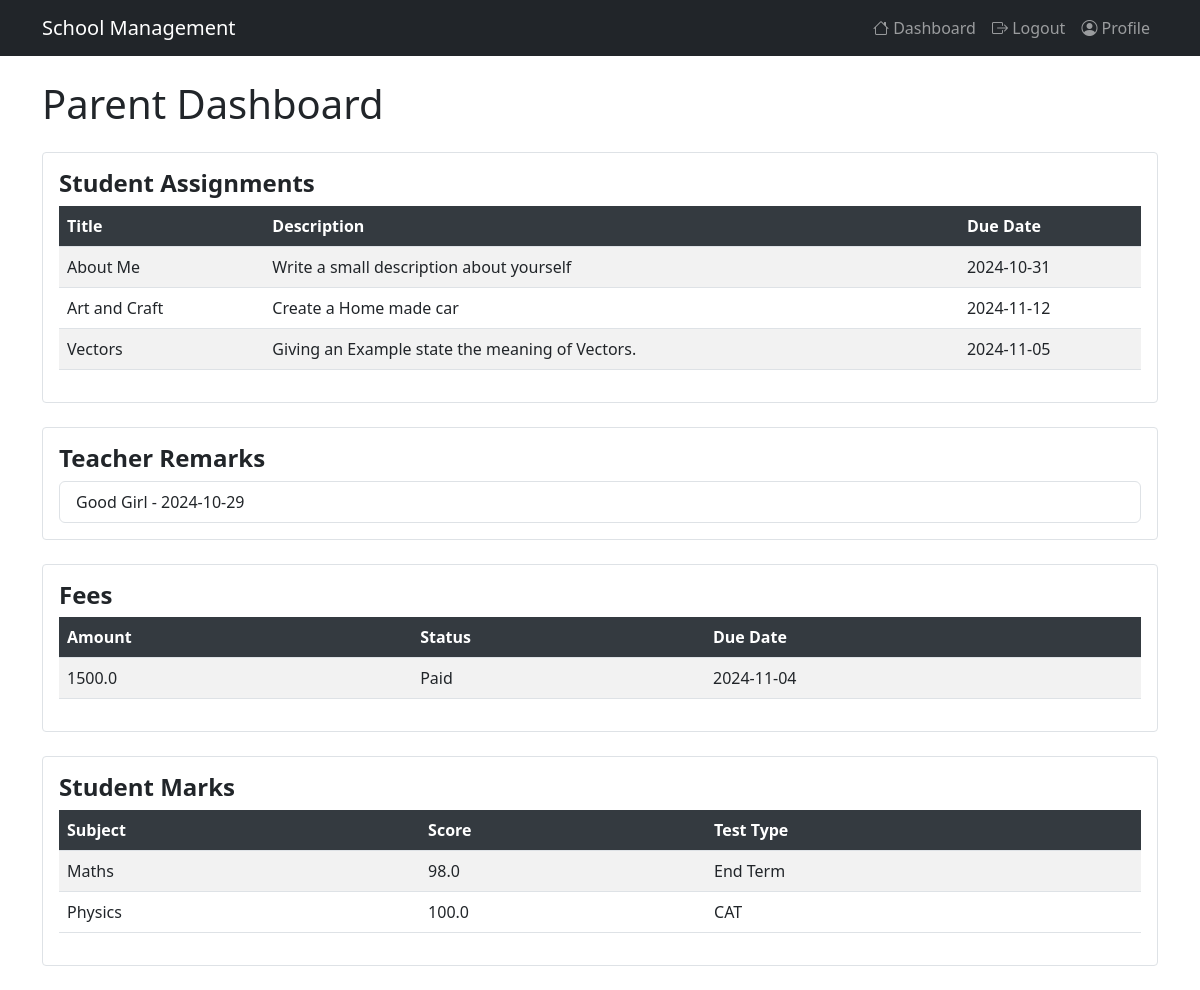
Screenshot of /parent_dashboard (signed in) with the database file from the repository.
### models.py (models this page shows)
class Assignment(db.Model):
    id = db.Column(db.Integer, primary_key=True)
    title = db.Column(db.String(150), nullable=False)
    description = db.Column(db.Text, nullable=False)
    due_date = db.Column(db.Date, nullable=False)
    teacher_id = db.Column(db.Integer, db.ForeignKey('teacher.id'), nullable=False)
    student_id = db.Column(db.Integer, db.ForeignKey('student.id'), nullable=True)  # For individual or all students
    student = db.relationship('Student', backref='assignments', lazy=True)

class Remark(db.Model):
    id = db.Column(db.Integer, primary_key=True)
    student_id = db.Column(db.Integer, db.ForeignKey('student.id'), nullable=False)
    teacher_id = db.Column(db.Integer, db.ForeignKey('teacher.id'), nullable=False)
    text = db.Column(db.Text, nullable=False)
    created_at = db.Column(db.DateTime, default=datetime.utcnow)

class Fee(db.Model):
    id = db.Column(db.Integer, primary_key=True)
    student_id = db.Column(db.Integer, db.ForeignKey('student.id'), nullable=False)
    amount_due = db.Column(db.Float, nullable=False)
    amount_paid = db.Column(db.Float, default=0.0)
    due_date = db.Column(db.Date, nullable=False)
    status = db.Column(db.String(20), default="Pending")  # Status options: Pending, Paid, Overdue
    student = db.relationship('Student', back_populates='fees')

class Mark(db.Model):
    id = db.Column(db.Integer, primary_key=True)
    student_id = db.Column(db.Integer, db.ForeignKey('student.id'), nullable=False)
    teacher_id = db.Column(db.Integer, db.ForeignKey('teacher.id'), nullable=False)
    subject = db.Column(db.String(100), nullable=False)  # Subject for the marks
    score = db.Column(db.Float, nullable=False)  # The marks scored by the student
    test_type = db.Column(db.String(20), nullable=False)  # Assignment, CAT, or End Term
    created_at = db.Column(db.DateTime, default=datetime.utcnow)
    student = db.relationship('Student', backref='marks')
    teacher = db.relationship('Teacher', backref='marks')

### app.py (the view)
@app.route('/parent_dashboard')
@login_required
def parent_dashboard():
    if current_user.role != 'Parent':
        flash("Unauthorized access.", 'danger')
        return redirect(url_for('dashboard'))
    parent = Parent.query.filter_by(user_id=current_user.id).first()
    if not parent:
        flash('No parent found for this user.', 'info')
        return render_template('parent_dashboard.html', assignments=[], remarks=[], fees=[], marks=[])
    students = parent.students  # This will now return all students linked to the parent
    if not students:
        flash('No students found for this parent.', 'info')
        return render_template('parent_dashboard.html', assignments=[], remarks=[], fees=[], marks=[])
    assignments = Assignment.query.filter(Assignment.student_id.in_([student.id for student in students])).all()
    remarks = Remark.query.filter(Remark.student_id.in_([student.id for student in students])).all()
    fees = Fee.query.filter(Fee.student_id.in_([student.id for student in students])).all()
    marks = Mark.query.filter(Mark.student_id.in_([student.id for student in students])).all()
    return render_template('parent_dashboard.html', assignments=assignments, remarks=remarks, fees=fees, marks=marks)

### app.py (called while the page is built)
@login_manager.user_loader
def load_user(user_id):
    return User.query.get(int(user_id))

### templates/parent_dashboard.html
{% extends "base.html" %}
{% block content %}
<h1>Parent Dashboard</h1>
<div class="card my-4">
    <div class="card-body">
        <h5 class="card-title">Student Assignments</h5>
        <table class="table table-striped">
            <thead>
                <tr>
                    <th>Title</th>
                    <th>Description</th>
                    <th>Due Date</th>
                </tr>
            </thead>
            <tbody>
                {% for assignment in assignments %}
                <tr>
                    <td>{{ assignment.title }}</td>
                    <td>{{ assignment.description }}</td>
                    <td>{{ assignment.due_date }}</td>
                </tr>
                {% else %}
                <tr>
                    <td colspan="3">No assignments found.</td>
                </tr>
                {% endfor %}
            </tbody>
        </table>
    </div>
</div>
<div class="card my-4">
    <div class="card-body">
        <h5 class="card-title">Teacher Remarks</h5>
        <ul class="list-group">
            {% for remark in remarks %}
            <li class="list-group-item">{{ remark.text }} - {{ remark.created_at.strftime('%Y-%m-%d') }}</li>
            {% else %}
            <li class="list-group-item">No remarks available.</li>
            {% endfor %}
        </ul>
    </div>
</div>
<div class="card my-4">
    <div class="card-body">
        <h5 class="card-title">Fees</h5>
        <table class="table table-striped">
            <thead>
                <tr>
                    <th>Amount</th>
                    <th>Status</th>
                    <th>Due Date</th>
                </tr>
            </thead>
            <tbody>
                {% for fee in fees %}
                <tr>
                    <td>{{ fee.amount_due }}</td>
                    <td>{{ fee.status }}</td>
                    <td>{{ fee.due_date }}</td>
                </tr>
                {% else %}
                <tr>
                    <td colspan="3">No fee records found.</td>
                </tr>
                {% endfor %}
            </tbody>
        </table>
    </div>
</div>
<div class="card my-4">
    <div class="card-body">
        <h5 class="card-title">Student Marks</h5>
        <table class="table table-striped">
            <thead>
                <tr>
                    <th>Subject</th>
                    <th>Score</th>
                    <th>Test Type</th>
                </tr>
            </thead>
            <tbody>
                {% for mark in marks %}
                <tr>
                    <td>{{ mark.subject }}</td>
                    <td>{{ mark.score }}</td>
                    <td>{{ mark.test_type }}</td>
                </tr>
                {% else %}
                <tr>
                    <td colspan="3">No marks available.</td>
                </tr>
                {% endfor %}
            </tbody>
        </table>
    </div>
</div>
{% endblock %}

### static/css/styles.css (style rules this page uses)
body { background-image: url('https://www.google.com/imgres?q=school%20system%20app%20photo&imgurl=https%3A%2F%2Fplay-lh.googleusercontent.com%2FINY4vfQNUb6DmvSAmEDqcZAJzYbDkPa9WORf0AdZMeJQDBXkPeQypC-25Cl1Rc1XLzA&imgrefurl=https%3A%2F%2Fplay.google.com%2Fstore%2Fapps%2Fdetails%3Fid%3Dcom.hqdevs.schoolmanagementsystem&docid=PrWwHpFDAr4cVM&tbnid=5BcaoSgh3Q4KmM&vet=12ahUKEwixr5SCt7OJAxUb9wIHHd3cItQQM3oECCoQAA..i&w=512&h=512&hcb=2&ved=2ahUKEwixr5SCt7OJAxUb9wIHHd3cItQQM3oECCoQAA'); background-size: cover; background-position: center; }
.card { border: 1px solid #dee2e6; border-radius: 0.25rem; }
.card-title { font-size: 1.5rem; font-weight: bold; }
.table th { background-color: #343a40; color: white; }
.table-striped tbody tr:nth-of-type(odd) { background-color: #f2f2f2; }

### rows the page displays
Assignment: title "About Me", description "Write a small description about yourself", due_date "2024-10-31"
Assignment: title "Art and Craft", description "Create a Home made car", due_date "2024-11-12"
Assignment: title "Vectors", description "Giving an Example state the meaning of Vectors.", due_date "2024-11-05"
Remark: text "Good Girl", created_at "2024-10-29"
Fee: amount_due "1500.0", status "Paid", due_date "2024-11-04"
Mark: subject "Maths", score "98.0", test_type "End Term"
Mark: subject "Physics", score "100.0", test_type "CAT"
